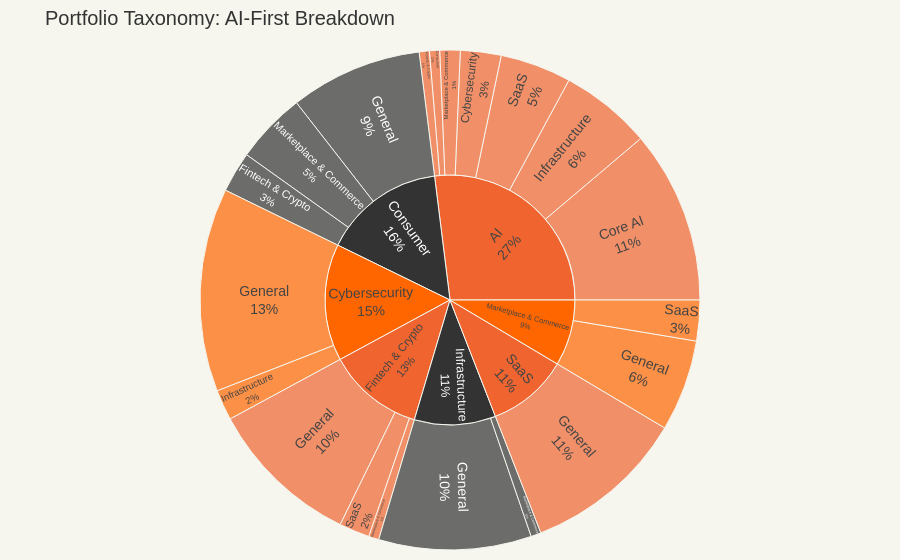

The notebook cell this image was saved under:
### Code cell
import pandas as pd
import plotly.express as px

# 1. Input Raw Data Counts
data_dict = {
    "Cybersecurity": 20, "AI": 17, "SaaS": 16, "Fintech & Crypto": 15,
    "Infrastructure": 15, "Consumer": 13, "AI, Infrastructure": 9,
    "Marketplace & Commerce": 9, "AI, SaaS": 7, "Consumer, Marketplace & Commerce": 6,
    "Consumer, Fintech & Crypto": 4, "Marketplace & Commerce, SaaS": 4,
    "AI, Cybersecurity": 4, "Cybersecurity, Infrastructure": 3,
    "Fintech & Crypto, SaaS": 3, "AI, Marketplace & Commerce": 2,
    "Infrastructure, Marketplace & Commerce, SaaS": 1, "AI, Fintech & Crypto": 1,
    "Fintech & Crypto, Marketplace & Commerce": 1, "AI, Consumer": 1,
    "Consumer, Marketplace & Commerce, SaaS": 1
}

# 2. Convert raw counts to individual rows for processing
expanded_data = []
for labels, count in data_dict.items():
    for _ in range(count):
        expanded_data.append(labels)
df = pd.DataFrame(expanded_data, columns=['domain_string'])

# 3. Create Sunburst Hierarchy Logic (Prioritizing 'AI')
def flatten_to_sunburst(entry_string):
    """
    Takes a string like 'AI, Infrastructure' and returns ONE level hierarchy
    formatted [Parent, Secondary Sector], prioritized by AI.
    """
    # Split the multi-labels into individual tags
    tags = [i.strip() for i in entry_string.split(',')]
    primary = "Other Sectors"
    secondary = "General"
    
    # Priority handling to create the 'AI Bucket'
    if 'AI' in tags:
        primary = 'AI'
        # Assign the other tag as the sector
        remaining = [t for t in tags if t != 'AI']
        if remaining:
            secondary = remaining[0] # Take the next tag as sector
        else:
            secondary = "Core AI" # Only 'AI' tag
    else:
        # If no AI, take the first available sector as primary
        if tags:
            primary = tags[0]
            if len(tags) > 1:
                secondary = tags[1]
                
    return [primary, secondary]

# Apply the hierarchy logic to create columns for Plotly
df['levels'] = df['domain_string'].apply(flatten_to_sunburst)
df['Parent Sector'] = df['levels'].apply(lambda x: x[0])
df['Secondary Sector'] = df['levels'].apply(lambda x: x[1])

# Aggregate the data back to counts for the chart
df_counts = df.groupby(['Parent Sector', 'Secondary Sector']).size().reset_index(name='Count')

# 4. Generate Plot with YC Aesthetic
yc_colors = ["#F0652F", "#333333", "#FF6600"] # Orange, Charcoal, HN Orange

fig = px.sunburst(
    df_counts, 
    path=['Parent Sector', 'Secondary Sector'], # Define the hierarchy path
    values='Count',
    color='Parent Sector', # Color by parent category
    color_discrete_sequence=yc_colors, # Apply YC colors
    title='Portfolio Taxonomy: AI-First Breakdown'
)

# Customize the chart layout for aesthetics
fig.update_layout(
    margin=dict(t=50, l=10, r=10, b=10),
    paper_bgcolor='#F6F6EF', # Set YC Linen background
    font=dict(family="Arial", size=14, color="#333333")
)

# Configure the labels (Percentage of whole / percentage of parent)
fig.update_traces(
    textinfo="label+percent entry",
    insidetextorientation='radial'
)

# Show the interactive plot
fig.show()

### Figure 1 — Plotly figure (JSON) as saved in the notebook; plotly's stock layout.template omitted (floating-point values rounded to 4 significant figures)
{"data": [{"branchvalues": "total", "customdata": [["AI"], ["AI"], ["AI"], ["AI"], ["AI"], ["AI"], ["AI"], ["AI"], ["Consumer"], ["Consumer"], ["Consumer"], ["Consumer"], ["Cybersecurity"], ["Cybersecurity"], ["Cybersecurity"], ["Fintech & Crypto"], ["Fintech & Crypto"], ["Fintech & Crypto"], ["Fintech & Crypto"], ["Infrastructure"], ["Infrastructure"], ["Infrastructure"], ["Marketplace & Commerce"], ["Marketplace & Commerce"], ["Marketplace & Commerce"], ["SaaS"], ["SaaS"]], "domain": {"x": [0, 1], "y": [0, 1]}, "hovertemplate": "labels=%{label}<br>Count=%{value}<br>parent=%{parent}<br>id=%{id}<br>Parent Sector=%{customdata[0]}<extra></extra>", "ids": ["AI/Consumer", "AI/Core AI", "AI/Cybersecurity", "AI/Fintech & Crypto", "AI/Infrastructure", "AI/Marketplace & Commerce", "AI/SaaS", "AI", "Consumer/Fintech & Crypto", "Consumer/General", "Consumer/Marketplace & Commerce", "Consumer", "Cybersecurity/General", "Cybersecurity/Infrastructure", "Cybersecurity", "Fintech & Crypto", "Fintech & Crypto/Marketplace & Commerce", "Fintech & Crypto/SaaS", "Fintech & Crypto/General", "Infrastructure/General", "Infrastructure", "Infrastructure/Marketplace & Commerce", "Marketplace & Commerce/General", "Marketplace & Commerce/SaaS", "Marketplace & Commerce", "SaaS/General", "SaaS"], "insidetextorientation": "radial", "labels": ["Consumer", "Core AI", "Cybersecurity", "Fintech & Crypto", "Infrastructure", "Marketplace & Commerce", "SaaS", "AI", "Fintech & Crypto", "General", "Marketplace & Commerce", "Consumer", "General", "Infrastructure", "Cybersecurity", "Fintech & Crypto", "Marketplace & Commerce", "SaaS", "General", "General", "Infrastructure", "Marketplace & Commerce", "General", "SaaS", "Marketplace & Commerce", "General", "SaaS"], "marker": {"colors": ["#F0652F", "#F0652F", "#F0652F", "#F0652F", "#F0652F", "#F0652F", "#F0652F", "#F0652F", "#333333", "#333333", "#333333", "#333333", "#FF6600", "#FF6600", "#FF6600", "#F0652F", "#F0652F", "#F0652F", "#F0652F", "#333333", "#333333", "#333333", "#FF6600", "#FF6600", "#FF6600", "#F0652F", "#F0652F"]}, "name": "", "parents": ["AI", "AI", "AI", "AI", "AI", "AI", "AI", "", "Consumer", "Consumer", "Consumer", "", "Cybersecurity", "Cybersecurity", "", "", "Fintech & Crypto", "Fintech & Crypto", "Fintech & Crypto", "Infrastructure", "", "Infrastructure", "Marketplace & Commerce", "Marketplace & Commerce", "", "SaaS", ""], "textinfo": "label+percent entry", "type": "sunburst", "values": [1.0, 17.0, 4.0, 1.0, 9.0, 2.0, 7.0, 41.0, 4.0, 13.0, 7.0, 24.0, 20.0, 3.0, 23.0, 19.0, 1.0, 3.0, 15.0, 15.0, 16.0, 1.0, 9.0, 4.0, 13.0, 16.0, 16.0]}], "layout": {"font": {"color": "#333333", "family": "Arial", "size": 14}, "legend": {"tracegroupgap": 0}, "margin": {"b": 10, "l": 10, "r": 10, "t": 50}, "paper_bgcolor": "#F6F6EF", "sunburstcolorway": ["#F0652F", "#333333", "#FF6600"], "title": {"text": "Portfolio Taxonomy: AI-First Breakdown"}}}
